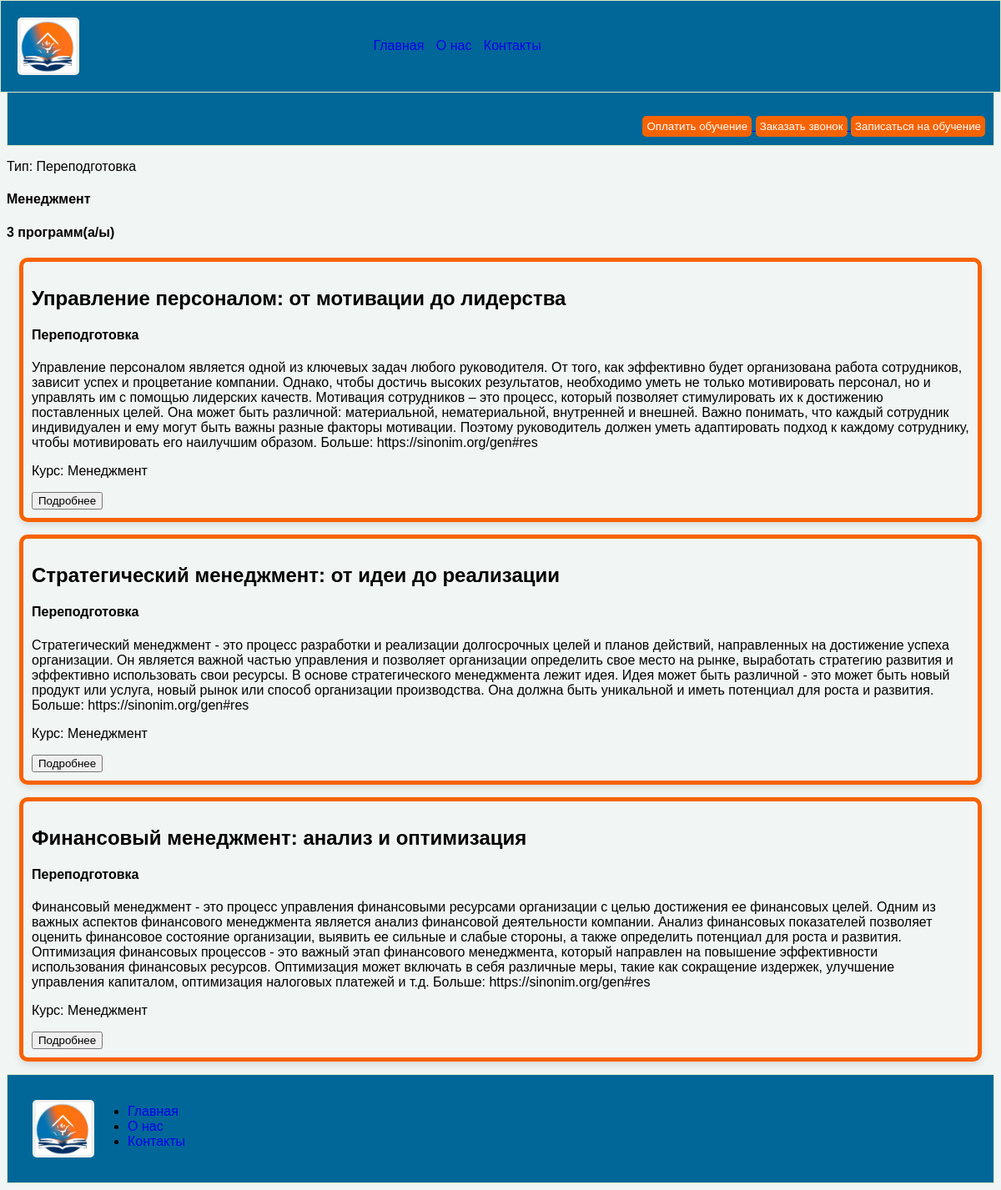
/2, run on the app's committed database.
### Centr/models.py (models this page shows, shortened)
class MenuTrainingCent(models.Model):
    title = models.CharField(max_length=70, verbose_name='Название')
    description = models.TextField(verbose_name='Описание')
    image = models.ImageField(upload_to='images', verbose_name='Изображение')
    value_programs = models.IntegerField(default=1, verbose_name='количество программ обучения')
    TYPE = [
        ('PPD', 'Переподготовка'),
        ('DPD', 'Доподготовка'),
    ]
    type = models.CharField(choices=TYPE, max_length=3, default='PPD', verbose_name='Тип')

class more_detailed(models.Model):
    title = models.CharField(max_length=200, verbose_name='Название')
    kurs = models.CharField(max_length=70, blank=True,
                            verbose_name='Указать название курса пример Педагогика или менеджмент')
    description = models.TextField(verbose_name='Описание')
    TYPE = [
        ('PPD', 'Переподготовка'),
        ('DPD', 'Доподготовка'),
    ]
    type = models.CharField(choices=TYPE, max_length=3, default='PPD', verbose_name='Тип')

### Centr/views.py (the view)
# urls.py: path('<int:object_id>', views.detailed, name='detailed'),
def detailed(request, object_id):  # object_id принимает id из URL
    detail = get_object_or_404(MenuTrainingCent, pk=object_id)
    program = more_detailed.objects.order_by('type')
    infa = card_info.objects.all()
    context = {'infa': infa,'detail': detail, 'program': program}
    return render(request, 'more_detailed.html', context=context)

### Centr/templates/more_detailed.html
{% extends 'main.html' %}
    {% load static %}
{% block content %}
    <p>Тип: {{ detail.get_type_display }}</p>
    <h4>{{ detail.title }}</h4>
    <h4>{{ detail.value_programs }} программ(а/ы)</h4>
{% for item in program %}
    {% if item.kurs == detail.title  %}
        {% if item.get_type_display == detail.get_type_display %}
            <div class="card_detail">
                <h2>{{ item.title }}</h2>
                <h4> {{ item.get_type_display }}</h4>
                <p>{{ item.description }}</p>
                <p>Курс: {{ item.kurs }}</p>
                    <a href="{% url 'info_program' item.title   %}"> <button >Подробнее</button></a>
            </div>
        {% endif %}
    {% endif %}
{% endfor %}
{% endblock  %}

### Centr/templates/main.html (shortened to what this page needs)
<html>
<head>
    {% load static %}
    <link rel='stylesheet' href="{% static 'css/marketplace.css'%}">
    <link rel='stylesheet' href="{% static 'css/about111.css'%}">
    <link rel="stylesheet" href="{% static 'css/contact1.css'%}">
    <link rel="stylesheet" href="{% static 'css/zagolovok.css'%}">
    <link rel="stylesheet" href="{% static 'css/trtri.css'%}">
    <link rel="stylesheet" href="{% static 'css/trtri2.css'%}">
    <link rel="stylesheet" href="{% static 'css/card_info.css' %} ">
    <link rel="stylesheet" href="{% static 'css/callback.css' %} ">
    <link rel="stylesheet" href="{% static 'css/conta.css' %} ">
    <link rel="stylesheet" href="{% static 'css/payment.css' %} ">
    <link rel="stylesheet" href="{% static 'css/style.css' %} ">
    <div class='verh1'>
        <a href="/" class="logo"><img src="{% static 'img/Logotip.png' %}" alt='логотип академии'
                                      style="width: 70px; height: auto;padding: 2px;"></a>
        <div class='menuV'>
            <a class='forA' href="{% url 'index' %}">Главная</a>
            <a class='forA' href="{% url 'about' %}">О нас</a>
            <a class='forA' href="{% url 'contact' %}" >Контакты</a>
        </div>
    </div>
</head>
<header class='head1'>
    <div class='st1'>
        <a target="_blank" href="payment">
            <button class="detal_button" id="payButton">Оплатить обучение</button>
        </a>
        <a target="_blank" href="callback">
            <button class="detal_button" id="callButton">Заказать звонок</button>
        </a>
        <a target="_blank" href="record_view">
            <button class="detal_button" id="recordButton">   Записаться на обучение   </button>
        </a>
    </div>
</header>
<body class='body'>
{% block content %}
{% endblock %}
</body>
<footer>
    <div class='head2'>
        <a href="/" class="logo"><img src="{% static 'img/Logotip.png' %}" alt='логотип академии'
                                      style="width: 70px; height: auto;padding: 2px;"></a>
        <div>
            <ul style=" margin-bottom: 0px; margin-top: 5px; ">
                <li><a style='text-decoration: none;' href="{% url 'index' %}">Главная</a></li>
                <li><a style='text-decoration: none;' href="{% url 'about' %}">О нас</a></li>
                <li><a  style='text-decoration: none;' href="{% url 'contact' %}" >Контакты</a></li>
            </ul>
        </div>
    </div>
</footer>
</html>

### Centr/static/css/marketplace.css (style rules this page uses)
body { background: #f1f5f4; margin: 0; }
* { box-sizing: border-box; }
.menuV { height: auto; width: 500px; margin-top: 25px; margin-left: 30%; }
.logo { display: inline-block; padding: 1px 2px; background-color: #f0f0f0; border-radius: 5px; transition: background-color 0.3s ease; }
.detal_button { background-color:#f76301; border-radius: 5px; color: white; padding: 5px 5px; border: none; cursor: pointer; text-decoration: none; }
.forA { padding-left: 5px; border-right-width: 5px; padding-right: 5px; text-decoration: none; }
.st1 { text-align: right; width: 100%; }
.head1 { padding: 10px; border: 1px solid #d6e9c6; background-color: #006798; display: flex; width: 100%; justify-content: space-between; max-width: 100%; height: auto; padding-top: 130px; }
.head2 { padding: 30px; border: 1px solid #d6e9c6; background-color: #006798; display: flex; width: 100%; max-width: 100%; height: auto; }
.verh1 { border: 1px solid #d6e9c6; background-color: #006798; padding: 20px; position: fixed; top: 0; left: 0; width: 100%; z-index: 100; display: flex; max-width: 100%; height: auto; }

### Centr/static/css/about111.css (style rules this page uses)
body { font-family: sans-serif; }

### Centr/static/css/trtri.css (style rules this page uses)
.card_detail { position: relative; margin: 15px; overflow: hidden; cursor: pointer; border-radius: 10px; box-shadow: 0 4px 8px rgba(0, 0, 0, 0.1); border: 5px solid #f76301; padding: 10px; margin: 15px; }

### Centr/static/css/callback.css (style rules this page uses)
body { display: block; margin: 8px; }

### Centr/static/css/conta.css (style rules this page uses)
body { font-family: sans-serif; }

### Centr/static/css/payment.css (style rules this page uses)
body { display: block; margin: 8px; }

### data on the page
MenuTrainingCent: type "Переподготовка", title "Менеджмент", value_programs "3"
more_detailed: title "Управление персоналом: от мотивации до лидерства", type "Переподготовка", description "Управление персоналом является одной из ключевых задач любого руководителя. От того, как эффективно будет организована работа сотрудников, зависит успех и процветание компании. Однако, чтобы достичь высоких результатов, необходимо уметь не только мотивировать персонал, но и управлять им с помощью лидерских качеств. Мотивация сотрудников – это процесс, который позволяет стимулировать их к достижению поставленных целей. Она может быть различной: материальной, нематериальной, внутренней и внешней. Важно понимать, что каждый сотрудник индивидуален и ему могут быть важны разные факторы мотивации. Поэтому руководитель должен уметь адаптировать подход к каждому сотруднику, чтобы мотивировать его…", kurs "Менеджмент"
more_detailed: title "Стратегический менеджмент: от идеи до реализации", type "Переподготовка", description "Стратегический менеджмент - это процесс разработки и реализации долгосрочных целей и планов действий, направленных на достижение успеха организации. Он является важной частью управления и позволяет организации определить свое место на рынке, выработать стратегию развития и эффективно использовать свои ресурсы. В основе стратегического менеджмента лежит идея. Идея может быть различной - это может быть новый продукт или услуга, новый рынок или способ организации производства. Она должна быть уникальной и иметь потенциал для роста и развития. Больше: https://sinonim.org/gen#res", kurs "Менеджмент"
more_detailed: title "Финансовый менеджмент: анализ и оптимизация", type "Переподготовка", description "Финансовый менеджмент - это процесс управления финансовыми ресурсами организации с целью достижения ее финансовых целей. Одним из важных аспектов финансового менеджмента является анализ финансовой деятельности компании. Анализ финансовых показателей позволяет оценить финансовое состояние организации, выявить ее сильные и слабые стороны, а также определить потенциал для роста и развития. Оптимизация финансовых процессов - это важный этап финансового менеджмента, который направлен на повышение эффективности использования финансовых ресурсов. Оптимизация может включать в себя различные меры, такие как сокращение издержек, улучшение управления капиталом, оптимизация налоговых платежей и т.д.…", kurs "Менеджмент"
